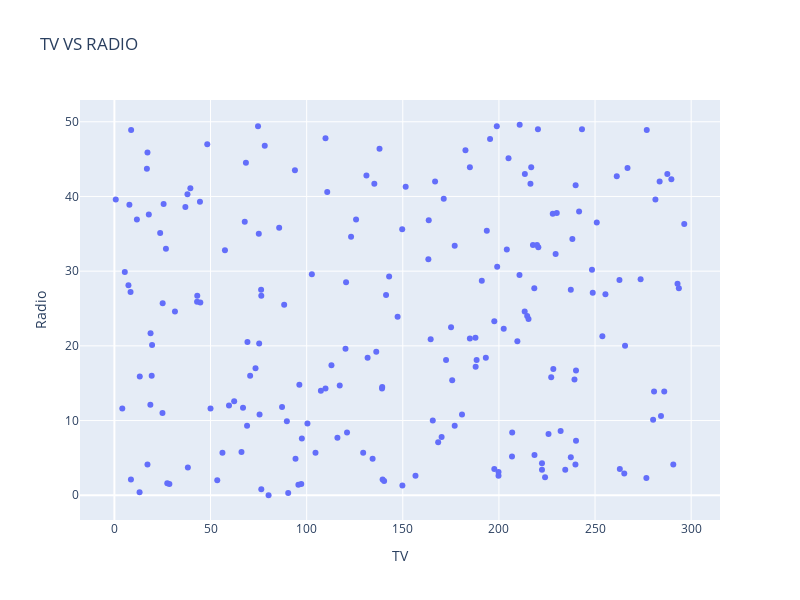

The notebook cell saved with this chart:
### Code cell
px.scatter(spds,x="TV",y="Radio",title="TV VS RADIO",height=600,width=800)

### Figure 1 — Plotly figure (JSON) as saved in the notebook; plotly's stock layout.template omitted (floating-point values rounded to 4 significant figures; data arrays with more than 128 entries replaced by an {"elided": "..."} marker saying what was removed)
{"data": [{"hovertemplate": "TV=%{x}<br>Radio=%{y}<extra></extra>", "legendgroup": "", "marker": {"color": "#636efa", "symbol": "circle"}, "mode": "markers", "name": "", "orientation": "v", "showlegend": false, "type": "scatter", "x": {"elided": "200 float values"}, "xaxis": "x", "y": {"elided": "200 float values"}, "yaxis": "y"}], "layout": {"height": 600, "legend": {"tracegroupgap": 0}, "title": {"text": "TV VS RADIO"}, "width": 800, "xaxis": {"anchor": "y", "domain": [0, 1], "title": {"text": "TV"}}, "yaxis": {"anchor": "x", "domain": [0, 1], "title": {"text": "Radio"}}}}
